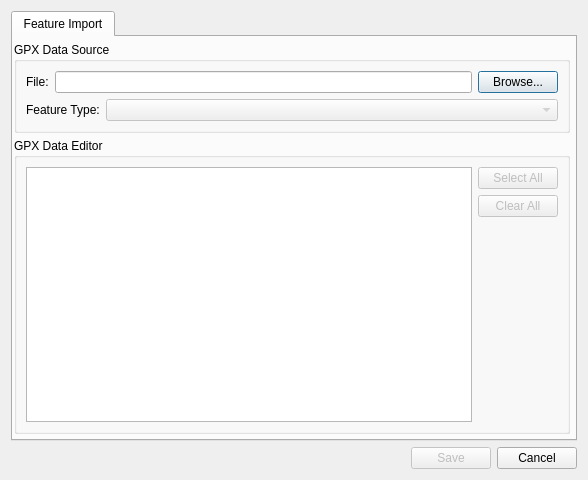
<?xml version="1.0" encoding="UTF-8"?>
<ui version="4.0">
    <class>Dialog</class>
    <widget class="QDialog" name="Dialog">
        <property name="windowModality">
            <enum>Qt::NonModal</enum>
        </property>
        <property name="geometry">
            <rect>
                <x>0</x>
                <y>0</y>
                <width>588</width>
                <height>480</height>
            </rect>
        </property>
        <property name="windowTitle">
            <string>GPS Feature Import</string>
        </property>
        <property name="modal">
            <bool>true</bool>
        </property>
        <layout class="QVBoxLayout" name="verticalLayout_2">
            <item>
                <widget class="QTabWidget" name="gpx_import_tab">
                    <property name="currentIndex">
                        <number>0</number>
                    </property>
                    <widget class="QWidget" name="gpx_feature_tab">
                        <attribute name="title">
                            <string>Feature Import</string>
                        </attribute>
                        <layout class="QVBoxLayout" name="verticalLayout">
                            <property name="spacing">
                                <number>5</number>
                            </property>
                            <property name="leftMargin">
                                <number>1</number>
                            </property>
                            <property name="topMargin">
                                <number>5</number>
                            </property>
                            <property name="rightMargin">
                                <number>5</number>
                            </property>
                            <property name="bottomMargin">
                                <number>5</number>
                            </property>
                            <item>
                                <widget class="QGroupBox" name="gpx_data_source_groupbox">
                                    <property name="title">
                                        <string>GPX Data Source</string>
                                    </property>
                                    <layout class="QGridLayout" name="gridLayout_2">
                                        <item row="0" column="0">
                                            <layout class="QHBoxLayout" name="gpx_file_layout">
                                                <property name="sizeConstraint">
                                                    <enum>QLayout::SetDefaultConstraint</enum>
                                                </property>
                                                <item alignment="Qt::AlignVCenter">
                                                    <widget class="QLabel" name="file_lb">
                                                        <property name="text">
                                                            <string>File:</string>
                                                        </property>
                                                    </widget>
                                                </item>
                                                <item alignment="Qt::AlignVCenter">
                                                    <widget class="QLineEdit" name="file_le"/>
                                                </item>
                                                <item alignment="Qt::AlignVCenter">
                                                    <widget class="QPushButton" name="file_select_bt">
                                                        <property name="text">
                                                            <string>Browse...</string>
                                                        </property>
                                                    </widget>
                                                </item>
                                            </layout>
                                        </item>
                                        <item row="1" column="0">
                                            <layout class="QHBoxLayout" name="gpx_feature_type_layout">
                                                <item alignment="Qt::AlignLeft">
                                                    <widget class="QLabel" name="feature_type_lb">
                                                        <property name="text">
                                                            <string>Feature Type:</string>
                                                        </property>
                                                    </widget>
                                                </item>
                                                <item>
                                                    <widget class="QComboBox" name="feature_type_cb">
                                                        <property name="enabled">
                                                            <bool>false</bool>
                                                        </property>
                                                        <property name="sizePolicy">
                                                            <sizepolicy hsizetype="Expanding" vsizetype="Fixed">
                                                                <horstretch>0</horstretch>
                                                                <verstretch>0</verstretch>
                                                            </sizepolicy>
                                                        </property>
                                                        <property name="currentText">
                                                            <string/>
                                                        </property>
                                                        <property name="currentIndex">
                                                            <number>-1</number>
                                                        </property>
                                                        <property name="sizeAdjustPolicy">
                                                            <enum>QComboBox::AdjustToContents</enum>
                                                        </property>
                                                        <item>
                                                            <property name="text">
                                                                <string>Waypoint</string>
                                                            </property>
                                                        </item>
                                                        <item>
                                                            <property name="text">
                                                                <string>Track</string>
                                                            </property>
                                                        </item>
                                                        <item>
                                                            <property name="text">
                                                                <string>Route</string>
                                                            </property>
                                                        </item>
                                                    </widget>
                                                </item>
                                            </layout>
                                        </item>
                                    </layout>
                                </widget>
                            </item>
                            <item>
                                <widget class="QGroupBox" name="gpx_table_groupbox">
                                    <property name="title">
                                        <string>GPX Data Editor</string>
                                    </property>
                                    <layout class="QGridLayout" name="gridLayout_3">
                                        <item row="0" column="0">
                                            <layout class="QHBoxLayout" name="gpx_table_layout">
                                                <item>
                                                    <layout class="QVBoxLayout" name="table_widget_layout">
                                                        <item>
                                                            <widget class="QTableWidget" name="table_widget">
                                                                <property name="dragEnabled">
                                                                    <bool>false</bool>
                                                                </property>
                                                                <property name="dragDropOverwriteMode">
                                                                    <bool>false</bool>
                                                                </property>
                                                                <property name="alternatingRowColors">
                                                                    <bool>true</bool>
                                                                </property>
                                                                <attribute
                                                                        name="horizontalHeaderCascadingSectionResizes">
                                                                    <bool>true</bool>
                                                                </attribute>
                                                                <attribute name="horizontalHeaderStretchLastSection">
                                                                    <bool>true</bool>
                                                                </attribute>
                                                                <attribute name="verticalHeaderCascadingSectionResizes">
                                                                    <bool>true</bool>
                                                                </attribute>
                                                            </widget>
                                                        </item>
                                                    </layout>
                                                </item>
                                                <item>
                                                    <layout class="QVBoxLayout" name="table_button_layout">
                                                        <item>
                                                            <widget class="QPushButton" name="select_all_bt">
                                                                <property name="enabled">
                                                                    <bool>false</bool>
                                                                </property>
                                                                <property name="text">
                                                                    <string>Select All</string>
                                                                </property>
                                                            </widget>
                                                        </item>
                                                        <item>
                                                            <widget class="QPushButton" name="clear_all_bt">
                                                                <property name="enabled">
                                                                    <bool>false</bool>
                                                                </property>
                                                                <property name="text">
                                                                    <string>Clear All</string>
                                                                </property>
                                                            </widget>
                                                        </item>
                                                        <item>
                                                            <spacer name="verticalSpacer">
                                                                <property name="orientation">
                                                                    <enum>Qt::Vertical</enum>
                                                                </property>
                                                                <property name="sizeHint" stdset="0">
                                                                    <size>
                                                                        <width>20</width>
                                                                        <height>40</height>
                                                                    </size>
                                                                </property>
                                                            </spacer>
                                                        </item>
                                                    </layout>
                                                </item>
                                            </layout>
                                        </item>
                                    </layout>
                                </widget>
                            </item>
                        </layout>
                    </widget>
                </widget>
            </item>
            <item>
                <layout class="QHBoxLayout" name="gpx_load_layout">
                    <item>
                        <spacer name="horizontalSpacer">
                            <property name="orientation">
                                <enum>Qt::Horizontal</enum>
                            </property>
                            <property name="sizeHint" stdset="0">
                                <size>
                                    <width>40</width>
                                    <height>20</height>
                                </size>
                            </property>
                        </spacer>
                    </item>
                    <item>
                        <widget class="QPushButton" name="load_bt">
                            <property name="enabled">
                                <bool>false</bool>
                            </property>
                            <property name="text">
                                <string>Save</string>
                            </property>
                        </widget>
                    </item>
                    <item>
                        <widget class="QPushButton" name="cancel_bt">
                            <property name="text">
                                <string>Cancel</string>
                            </property>
                        </widget>
                    </item>
                </layout>
            </item>
        </layout>
    </widget>
    <customwidgets>
        <customwidget>
            <class>QgsFileDropEdit</class>
            <extends>QLineEdit</extends>
            <header>qgis.gui</header>
        </customwidget>
    </customwidgets>
    <tabstops>
        <tabstop>file_le</tabstop>
        <tabstop>file_select_bt</tabstop>
        <tabstop>feature_type_cb</tabstop>
        <tabstop>table_widget</tabstop>
        <tabstop>select_all_bt</tabstop>
        <tabstop>clear_all_bt</tabstop>
    </tabstops>
    <resources/>
    <connections/>
</ui>
